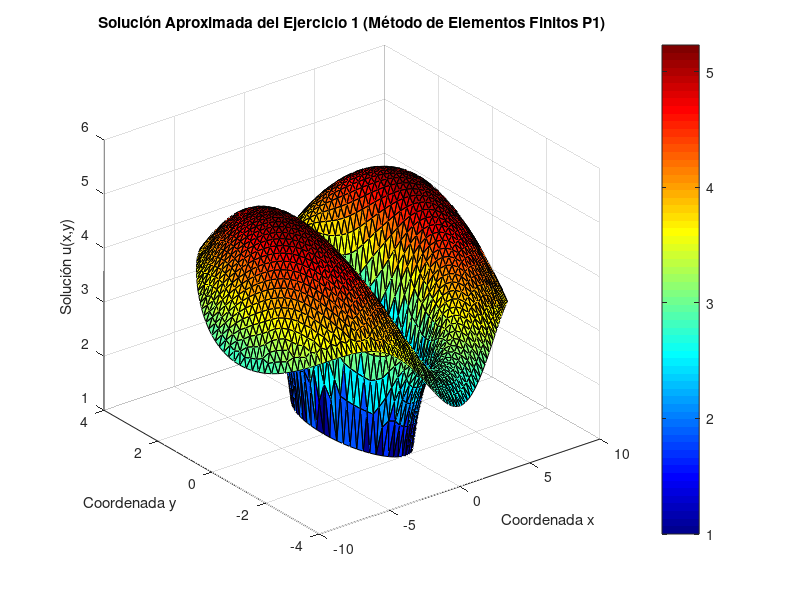

MATLAB code for this plot:
% -------------------------------------------------------------------------
% SCRIPT PRINCIPAL TRABAJO FINAL: EJERCICIO 1 
% -------------------------------------------------------------------------
% Resolución de un problema de conducción de calor en 2D:
% Ecuación: -div(k(x,y) * grad(u)) = f(x,y)
% Dominio: Una elipse con un agujero circular (E\C).
% Condiciones de Contorno (C.C.):
%   1. Dirichlet (u=h) en el borde del Círculo (dC).
%   2. Neumann (du/dn=g) en el borde de la Elipse (dE).
%
% Se utiliza el Método de Elementos Finitos.
% -------------------------------------------------------------------------

clear; close all; clc;

% Cargar los datos del dominio
load("DatosEjFinal.mat") 

% =========================================================================
%% 1. DEFINICIÓN DE FUNCIONES Y PARÁMETROS DEL MALLADO
% =========================================================================

% --- Funciones del Problema ---
k = @(x,y) sqrt(x.^2 + y.^2);     % Coeficiente de difusión kappa(x,y)
f = @(x,y) 4 ;                    % Término fuente f(x,y)
h = @(x,y) 1;                     % Dato de Dirichlet (u=h) en el círculo
g = @(x,y) -1;                    % Dato de Neumann (du/dn=g) en la elipse
q = g;                            % Alias para el dato de Neumann (g)

% --- Parámetros de la Malla ---
baricentro = @(v1, v2, v3) [(v1(1)+v2(1)+v3(1))/3, (v1(2)+v2(2)+v3(2))/3];
vertices = p;                     % Coordenadas de los nodos (N x 2)
D = t;                            % Matriz de los elementos (triangulación)
N = size(p, 1);                   % Número total de nodos
M = size(D, 1);                   % Número total de triángulos (elementos)

% Inicializar matriz de rigidez A y vector de carga L
A = zeros(N,N); 
L = zeros (N,1); 
aristas_Nm = NeumannEdges;        % Lista de aristas en el contorno de Neumann (dE)

% Gradiente de las funciones de forma de referencia (phi_1, phi_2, phi_3)
gradiente_phi_estrella = [-1 -1; 1 0; 0 1];


% =========================================================================
%% 2. ENSAMBLAJE DE LA MATRIZ DE RIGIDEZ (A) Y EL VECTOR DE CARGA (L)
% =========================================================================

% --- 2.1. Contribución de la Integral de Dominio (Rigidez y Fuente) ---
for m = 1: M
    % Nodos e índices locales (v1, v2, v3) del triángulo m
    indices_locales = D(m, :);
    v1 = vertices(indices_locales(1), :);
    v2 = vertices(indices_locales(2), :);
    v3 = vertices(indices_locales(3), :);
   
    % 1. Baricentro (x_0, y_0) para evaluar kappa y f (aproximación)
    coords = baricentro(v1,v2,v3);  
    x_0 = coords(1);   
    y_0 = coords(2);   
     
    % 2. Mapeo de Referencia y Área
    P = [v1; v2; v3];
    grad_F = P'* gradiente_phi_estrella;  
    Area_T = abs(det(grad_F))/2; % Área del triángulo T
     
    % 3. Gradientes de las funciones base (grad(phi_i))
    grad_phi = gradiente_phi_estrella / grad_F; 
    
    % --- Ensamblaje de la Matriz A ---
    R = grad_phi * grad_phi'; 
    A_contrib = Area_T * k(x_0,y_0) * R;
    A(indices_locales, indices_locales) = A(indices_locales, indices_locales) + A_contrib;
     
    % --- Ensamblaje del Vector L ---
    L(indices_locales(1)) =  L(indices_locales(1)) + (Area_T / 3 )* f(v1(1), v1(2));
    L(indices_locales(2)) =  L(indices_locales(2)) + (Area_T / 3 )* f(v2(1), v2(2));
    L(indices_locales(3)) =  L(indices_locales(3)) + (Area_T / 3 )* f(v3(1), v3(2));
end 


% --- 2.2. Contribución de la C.C. de Neumann (Borde de la Elipse) ---
for j = 1:length(aristas_Nm)
         indice_v1 = aristas_Nm(j,1); 
         v1 = vertices(indice_v1, :);
         x_1 = v1(1);
         y_1 = v1(2);
         
         indice_v2 = aristas_Nm(j,2); 
         v2 = vertices(indice_v2, :);
         x_2 = v2(1);   
         y_2 = v2(2);   
         
         % Longitud de la arista (h_j)
         resta = v1 - v2;  
         longitud_arista = norm(resta);
       
         % Contribución al vector L de Neumann
         
         % Contribución en v1
         contrib_v1 = -k(x_1, y_1) * q(x_1, y_1) * (longitud_arista / 2);
         
         % Contribución en v2
         contrib_v2 = -k(x_2, y_2) * q(x_2, y_2) * (longitud_arista / 2);
         
         % Sumar la contribución a los nodos correspondientes
         L(indice_v1) = L(indice_v1) - contrib_v1;
         L(indice_v2) = L(indice_v2) - contrib_v2; 
end 


% =========================================================================
%% 3. APLICACIÓN DE C.C. DIRICHLET Y RESOLUCIÓN DEL SISTEMA
% =========================================================================

% --- 3.1. Identificación de Nodos ---
Dirichlet_Nodos = DirichletNodes; 
Todos_los_Nodos = 1:N; 
% Nodos libres: todos los que NO están en el contorno de Dirichlet
Nodos_libres = setdiff(Todos_los_Nodos, Dirichlet_Nodos); 

% --- 3.2. Construir el Sistema Reducido ---
% Extraer la submatriz de rigidez para los nodos libres
A_barra = A(Nodos_libres, Nodos_libres); 

% Extraer el vector de carga inicial para los nodos libres
L_barra = L(Nodos_libres); 

% --- 3.3. Contribución de los Nodos Dirichlet ---
A_libres_dirichlet = A(Nodos_libres, Dirichlet_Nodos);

% Evaluar el dato h(x,y) en los nodos de Dirichlet
% Dado que h(x,y)=1, creamos un vector de unos.
Num_Dirichlet = length(Dirichlet_Nodos);
u_D_vector = ones(Num_Dirichlet, 1); 

% Restar la contribución de Dirichlet al lado derecho 
L_barra = L_barra - A_libres_dirichlet * u_D_vector;

% --- 3.4. Resolver el Sistema Lineal Reducido ---
U_barra = A_barra \ L_barra; 

% --- 3.5. Reconstruir la Solución Completa U --- 
% Inicializar el vector solución global
U = zeros(N, 1); 
% Asignar los valores calculados a los nodos libres
U(Nodos_libres) = U_barra(:); 
% Asignar el valor conocido (h=1) a los nodos Dirichlet
U(Dirichlet_Nodos) = u_D_vector;


% =========================================================================
%% 4. VISUALIZACIÓN DE LA SOLUCIÓN
% =========================================================================

figure; 
trisurf(D, vertices(:,1), vertices(:,2), U);
title('Solución Aproximada del Ejercicio 1 (Método de Elementos Finitos P1)');
xlabel('Coordenada x');
ylabel('Coordenada y');
zlabel('Solución u(x,y)');
view(3); 
colorbar;   
colormap jet;
